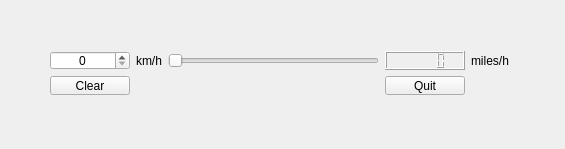
<?xml version="1.0" encoding="UTF-8"?>
<ui version="4.0">
 <class>Mainwindow</class>
 <widget class="QWidget" name="Mainwindow">
  <property name="geometry">
   <rect>
    <x>0</x>
    <y>0</y>
    <width>565</width>
    <height>149</height>
   </rect>
  </property>
  <property name="windowTitle">
   <string>km/h -&gt; miles/h</string>
  </property>
  <widget class="QWidget" name="">
   <property name="geometry">
    <rect>
     <x>39</x>
     <y>40</y>
     <width>481</width>
     <height>66</height>
    </rect>
   </property>
   <layout class="QGridLayout" name="gridLayout">
    <item row="0" column="0">
     <widget class="QSpinBox" name="kmhspinBox">
      <property name="statusTip">
       <string/>
      </property>
      <property name="layoutDirection">
       <enum>Qt::LeftToRight</enum>
      </property>
      <property name="frame">
       <bool>true</bool>
      </property>
      <property name="alignment">
       <set>Qt::AlignCenter</set>
      </property>
      <property name="specialValueText">
       <string/>
      </property>
      <property name="maximum">
       <number>200</number>
      </property>
     </widget>
    </item>
    <item row="0" column="1">
     <widget class="QLabel" name="label_2">
      <property name="text">
       <string>km/h</string>
      </property>
     </widget>
    </item>
    <item row="0" column="2">
     <widget class="QSlider" name="horizontalSlider">
      <property name="maximum">
       <number>200</number>
      </property>
      <property name="orientation">
       <enum>Qt::Horizontal</enum>
      </property>
     </widget>
    </item>
    <item row="0" column="3">
     <widget class="QLCDNumber" name="mileslcd"/>
    </item>
    <item row="0" column="4">
     <widget class="QLabel" name="label">
      <property name="text">
       <string>miles/h</string>
      </property>
     </widget>
    </item>
    <item row="1" column="0">
     <widget class="QPushButton" name="clearButton">
      <property name="text">
       <string>Clear</string>
      </property>
     </widget>
    </item>
    <item row="1" column="3">
     <widget class="QPushButton" name="quitButton">
      <property name="text">
       <string>Quit</string>
      </property>
     </widget>
    </item>
   </layout>
  </widget>
  <zorder>horizontalLayoutWidget</zorder>
  <zorder>mileslcd</zorder>
  <zorder>label</zorder>
  <zorder>horizontalSlider</zorder>
  <zorder>kmhspinBox</zorder>
  <zorder>clearButton</zorder>
  <zorder>quitButton</zorder>
  <zorder></zorder>
  <zorder>label_2</zorder>
 </widget>
 <layoutdefault spacing="6" margin="11"/>
 <resources/>
 <connections>
  <connection>
   <sender>quitButton</sender>
   <signal>clicked()</signal>
   <receiver>Mainwindow</receiver>
   <slot>close()</slot>
   <hints>
    <hint type="sourcelabel">
     <x>314</x>
     <y>174</y>
    </hint>
    <hint type="destinationlabel">
     <x>259</x>
     <y>173</y>
    </hint>
   </hints>
  </connection>
  <connection>
   <sender>kmhspinBox</sender>
   <signal>valueChanged(int)</signal>
   <receiver>horizontalSlider</receiver>
   <slot>setValue(int)</slot>
   <hints>
    <hint type="sourcelabel">
     <x>146</x>
     <y>56</y>
    </hint>
    <hint type="destinationlabel">
     <x>212</x>
     <y>55</y>
    </hint>
   </hints>
  </connection>
  <connection>
   <sender>horizontalSlider</sender>
   <signal>sliderMoved(int)</signal>
   <receiver>kmhspinBox</receiver>
   <slot>setValue(int)</slot>
   <hints>
    <hint type="sourcelabel">
     <x>163</x>
     <y>61</y>
    </hint>
    <hint type="destinationlabel">
     <x>136</x>
     <y>61</y>
    </hint>
   </hints>
  </connection>
 </connections>
</ui>
